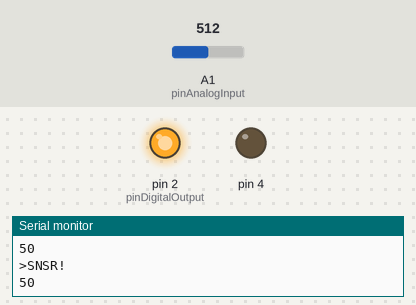
Bench run of a sketch on a simulated Arduino Uno, built with avr-gcc and run on an emulated ATmega328P. Shown: output pins drawn as LEDs (lit = HIGH), the last lines printed to the serial monitor. The test bench sets the inputs (shaded band); at power-on: A1 (pinAnalogInput) = 512.

Above: at 4.8 s.
4.9 s: A1 (pinAnalogInput) set to 907
7.9 s: A1 (pinAnalogInput) set to 927
At 8.9 s:
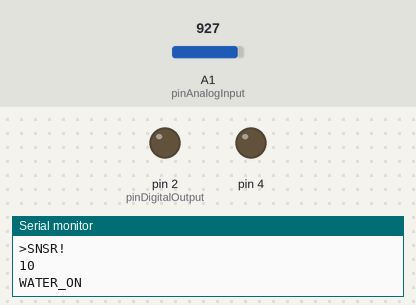
10.9 s: A1 (pinAnalogInput) set to 120
13.9 s: A1 (pinAnalogInput) set to 106
At 14.7 s:
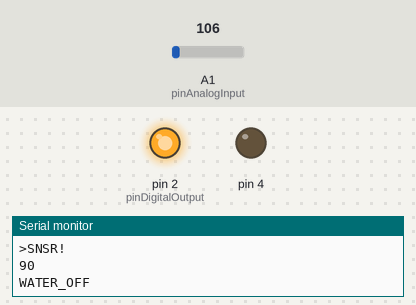
16.9 s: A1 (pinAnalogInput) set to 1023
At 18.9 s:
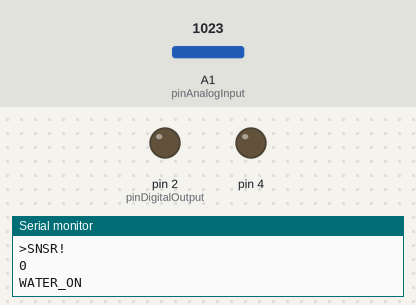
Timing chart, 0 to 20.4 s (numbered marks = the images above; inputs shaded):
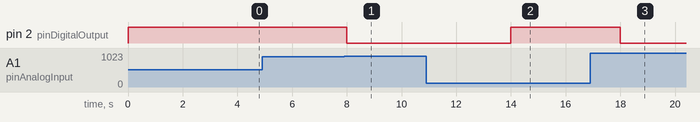

The sketch:

regadorEth.ino
```cpp
#include <EtherCard.h>


static byte myMac[] = { 0xDD, 0xDD, 0xDD, 0x00, 0x01, 0x05 };
//static byte myMac[] = { 0x0A, 0xDD, 0xDD, 0x00, 0x01, 0x05 }; //MAC-ROUTER
static byte myIp[] = { 192, 168, 1, 177 };
byte Ethernet::buffer[1500];
boolean weHaveToSendResponse=false;


typedef struct SensorPlanta {
  int pinAnalogInput;
  int pinDigitalOutput;
  int humedadMin;                     //Start the water bomb.
  int humedadMax;                     //Stop the water bomb.
  boolean estamosRegando;             //Status of Digital Output
  int humedadActual;
};
//Creo mi estructura global tipo "SensorPlanta" llamada jazmin.
SensorPlanta jazmin;


const char* redColor = "'#DA0000'";
const char* greenColor = "'#009951'";
const int delayCheckSensor = 2000;      //in miliseconds
const int maxAnalogValue= 1023;         //From 0 to 1023.
const int maxHumedadValue=100;


//Defino en que pin tengo la entrada analogica.
//A0=Potenciometro, A1=SNR_HUM.
#define OUTPUT_ANALOG_JAZMIN A1


//El modulo de Relay funciona invertido.
//con un LOW, ENCIENDE... y con un HIGH apaga
//podemos parametrizarlo desde aca...!
#define OUTPUT_START_WATER LOW
#define OUTPUT_STOP_WATER HIGH


void setup() {

  Serial.begin(9600);

  if (!ether.begin(sizeof Ethernet::buffer, myMac, 10)) {
    Serial.println("ETH_ERROR");
  }
  else {
    Serial.println("ETH OK!");
  }

  if (!ether.staticSetup(myIp)) {
    Serial.println("ETH_ERROR");
  }

  initVarsForJazmin();


  //Me genero un GND para el SNR_HUM
  pinMode(4,OUTPUT);
  digitalWrite(4,LOW);
}


void loop()
{
  //loopInput();
  //loopOutput();


  checkJazminDelayAndDo();
  checkIncomingTcpPacket();
  sendResponse();
}


static word showWebRegador ()
{
  //"<title>Regador</title>"
  //"<meta http-equiv='refresh' content='2'>"
  //"<h4>TDC 2C2018</h4>"

  #define HTML_RESPONSE  "<!DOCTYPE html>" \
                          "<html><head>" \
                          "<title>TDC</title>" \
                          "<meta http-equiv='refresh' content='4'>" \
                          "</head>" \
                          "<body><div style='text-align:center;'>" \
                          "" \
                          "<table style='margin-left: auto; margin-right: auto;' border='1'>" \
                          "<tbody>" \
                          "<tr>" \
                          "<td bgcolor='DBDBDB' width='30%'></td>" \
                          "<td bgcolor='DBDBDB' width='70%'>TDC 2C2018</td>" \
                          "</tr>" \
                          "<tr>" \
                          "<td bgcolor=$S>" \
                          "<p>$S</p>" \
                          "<p>" \
                          "<a href='./?status=00&'><input type='button' value='OFF'></a>" \
                          "<a href='./?status=01&'><input type='button' value='ON'></a>" \
                          "</p>" \
                          "</td>" \
                          "<td>Humedad Actual: $D %" \
                          "<p><progress value='$D' max='100'></progress></p>" \
                          "</td>" \
                          "</tr>" \
                          "<tr>" \
                          "<td colspan='2' bgcolor='DBDBDB'><em>Cambiar Parametros de Riego: (Humedad)</em></td>" \
                          "</tr>" \
                          "<tr>" \
                          "<td>" \
                          "<p>Comenzar Riego:</p>" \
                          "<p>Actual: $D</p>" \
                          "</td>" \
                          "<td>" \
                          "<div class='slidecontainer'>" \
                          "<p><input id='iHumMin' class='slider' max='100' min='10' type='range'/></p>" \
                          "<p> <span id='sHumMin'></span> %</p>" \
                          "</div>" \
                          "</td>" \
                          "</tr>" \
                          "<tr>" \
                          "<td>" \
                          "<p>Detener Riego:</p>" \
                          "<p>Actual: $D</p>" \
                          "</td>" \
                          "<td>" \
                          "<div class='slidecontainer'>" \
                          "<p><input id='iHumMax' class='slider' max='100' min='10' type='range'/></p>" \
                          "<p> <span id='sHumMax'></span> %</p>" \
                          "</div>" \
                          "</td>" \
                          "</tr>" \
                          "<tr>" \
                          "<td colspan='2'>" \
                          "<a href='#' onclick='hum();'><input type='button' value='SAVE'></a>" \
                          "</td>" \
                          "</tr>" \
                          "</tbody>" \
                          "</table>" \
                          "</div>" \
                          "<script>" \
                          "iHumMin.oninput=function(){sHumMin.innerHTML=this.value;}\n" \
                          "iHumMax.oninput=function(){sHumMax.innerHTML=this.value;}\n" \
                          "function hum(){document.location.href='./?humMin='+iHumMin.value+'&humMax='+iHumMax.value+'&'};" \
                          "</script>" \
                          "</body></html>"


  //Color (ROJO,VERDE) -string
  //Estado (ON_OFF) -string
  //Nivel_humedad (1-100) -numero
  //Nivel_humedad (1-100) -numero
  //Umbral_comenzar_riego - numero
  //Umbral_detener_riego - numero

  BufferFiller bfill = ether.tcpOffset();
  bfill.emit_p(PSTR
                    (HTML_RESPONSE),
                    GET_HTML_COLOR(),
                    GET_HTML_STATUS(),
                    jazmin.humedadActual,
                    jazmin.humedadActual,
                    jazmin.humedadMin,
                    jazmin.humedadMax
                    );
  return bfill.position();
}


void initVarsForJazmin (){
  jazmin.pinAnalogInput=OUTPUT_ANALOG_JAZMIN;
  jazmin.pinDigitalOutput=2;
  jazmin.humedadMin=10;
  jazmin.humedadMax=90;
  jazmin.humedadActual=50;

  pinMode(jazmin.pinAnalogInput, INPUT);
  pinMode(jazmin.pinDigitalOutput, OUTPUT);


  //We make this to call stop Water (the first time)!.
  jazmin.estamosRegando=true;
  stopWater();
}


void readJazminHumedad () {
  // Leo la entrada analogica correspondiente, y le adapto el rango.
  // Rango Analogico: [0-1023] -->> Rango Humedad: [0-100]
  jazmin.humedadActual=(int) (( ((double) analogRead(jazmin.pinAnalogInput)) / maxAnalogValue)* maxHumedadValue );

  //Hay una pequeña observacion.... El sensor de humedad funciona asi:
  //0=HUMEDAD_MAXIMA -->> 100=TOTALMENTE SECO.
  //Por lo tanto tengo que adaptar la escala de lectura al reves....
  jazmin.humedadActual = maxHumedadValue - jazmin.humedadActual;


  Serial.println(jazmin.humedadActual);
}


void checkJazminDelayAndDo () {
  static long currentJazminTime;

  if (millis() - currentJazminTime >= delayCheckSensor) {
    Serial.println(">SNSR!");

    readJazminHumedad();
    checkHumedadLevelAndStartStopOutput();
    currentJazminTime = millis();           //Set the new value.
  }
}


void checkHumedadLevelAndStartStopOutput () {
  if ( jazmin.humedadActual <= jazmin.humedadMin ) {
    startWater();
  }
  if ( jazmin.humedadActual >= jazmin.humedadMax ) {
    stopWater();
  }
}


char* GET_HTML_COLOR() {
  if(jazmin.estamosRegando) {
    return greenColor;
  }else {
    return redColor;
  }
}


char* GET_HTML_STATUS() {
  if(jazmin.estamosRegando) {
    return "ON";
  }else {
    return "OFF";
  }
}


void checkIncomingTcpPacket()
{
  word len = ether.packetReceive();
  word pos = ether.packetLoop(len);

  if (pos)
  {
    weHaveToSendResponse=true;
    char* incomingTcpPacket = (char *)Ethernet::buffer + pos;

    Serial.println(incomingTcpPacket);

    #define GET_HEADER "GET /?"
    #define GET_TOKEN_AND "&"
    #define GET_STATUS "status"                   //=01 (two digits)
    #define GET_HUM_MIN "humMin"                  //=99 (two digits)
    #define GET_HUM_MAX "humMax"                  //=99 (two digits)
    #define GET_TOKEN_LENGHT 6                    //lenght of GET_STATUS, GET_HUM_MIN, GET_HUM_MAX
    #define GET_HEADER_LENGHT 6                   //lenght of GET_HEADER
    #define GET_TOKEN_VALUE 2                     //maximun number value of GET_STATUS, GET_HUM_MIN, GET_HUM_MAX
    //We wait for: "GET /?status=01" or "GET /?HUM_MIN=XX&HUM_MAX=YY" values.

    if ( strstr(incomingTcpPacket, GET_HEADER) != 0) {
      incomingTcpPacket = incomingTcpPacket + GET_HEADER_LENGHT;
      char* nextToken = strstr( incomingTcpPacket, GET_TOKEN_AND );

      while (nextToken != 0) {
        incomingTcpPacket[ GET_TOKEN_LENGHT ]='\0';
        char key[ GET_TOKEN_LENGHT ];
        strcpy(key, incomingTcpPacket);
        incomingTcpPacket = incomingTcpPacket + GET_TOKEN_LENGHT +1;

        incomingTcpPacket[ GET_TOKEN_VALUE ]='\0';
        char value[ GET_TOKEN_VALUE ];
        strcpy(value, incomingTcpPacket);
        incomingTcpPacket = incomingTcpPacket + GET_TOKEN_VALUE +1;

        Serial.println(key);
        Serial.println(value);

        //Estan queriendo forzar el ON/OFF?
        if ( strcmp( key, GET_STATUS ) ==0 ){
          if ( strcmp( value, "01" ) ==0 ) {
            startWater();
          }else {
            stopWater();
          }
        }

        //Quieren modificar el minimo de humedad?
        if ( strcmp( key, GET_HUM_MIN ) ==0 ){
          jazmin.humedadMin = atoi(value);
        }

        //Quieren modificar el maximo de humedad?
        if ( strcmp( key, GET_HUM_MAX ) ==0 ){
          jazmin.humedadMax = atoi(value);
        }

        nextToken = strstr( incomingTcpPacket, GET_TOKEN_AND );
      }


    }
  }
}


void sendResponse()
{
  if (weHaveToSendResponse)
  {
    weHaveToSendResponse=false;
    ether.httpServerReply(showWebRegador());
  }
}


void startWater () {
  if (!jazmin.estamosRegando) {
    Serial.println("WATER_ON");
    jazmin.estamosRegando=true;
    digitalWrite(jazmin.pinDigitalOutput, OUTPUT_START_WATER);
  }
}


void stopWater () {
  if (jazmin.estamosRegando) {
    Serial.println("WATER_OFF");
    jazmin.estamosRegando=false;
    digitalWrite(jazmin.pinDigitalOutput, OUTPUT_STOP_WATER);
  }
}


//void loopInput()
//{
//  // wait for an incoming TCP packet, but ignore its contents
//  if (ether.packetLoop(ether.packetReceive()))
//  {
//    ether.httpServerReply(showWebInputStatus());
//  }
//}
//
//
//
//void loopOutput()
//{
//  word len = ether.packetReceive();
//  word pos = ether.packetLoop(len);
//
//  if (pos)
//  {
//    if (strstr((char *)Ethernet::buffer + pos, "GET /?data1=0") != 0) {
//      Serial.println("Led1 OFF");
//      digitalWrite(pinLed1, LOW);
//      statusLed1 = "OFF";
//    }
//
//    if (strstr((char *)Ethernet::buffer + pos, "GET /?data1=1") != 0) {
//      Serial.println("Led1 ON");
//      digitalWrite(pinLed1, HIGH);
//      statusLed1 = "ON";
//    }
//
//    if (strstr((char *)Ethernet::buffer + pos, "GET /?data2=0") != 0) {
//      Serial.println("Led2 OFF recieved");
//      digitalWrite(pinLed2, LOW);
//      statusLed2 = "OFF";
//    }
//
//    if (strstr((char *)Ethernet::buffer + pos, "GET /?data2=1") != 0) {
//      Serial.println("Led2 ON");
//      digitalWrite(pinLed2, HIGH);
//      statusLed2 = "ON";
//    }
//
//
//    ether.httpServerReply(showWebOutputs());
//  }
//}
//
//
//
//static word showWebInputStatus()
//{
//  BufferFiller bfill = ether.tcpOffset();
//  //   bfill.emit_p(PSTR("HTTP/1.0 200 OKrn"
//  //      "Content-Type: text/htmlrnPragma: no-cachernRefresh: 5rnrn"
//  //      "<html><head><title>Luis Llamas</title></head>"
//  //      "<body>"
//  //      "<div style='text-align:center;'>"
//  //      "<h1>Entradas digitales</h1>"
//  //      "</body></html>"));
//
//  bfill.emit_p(PSTR("<!DOCTYPE html>"
//                    "<html><head><title>INPUT STATUS</title></head>"
//                    "<body>"
//                    "<div style='text-align:center;'>"
//                    "<h1>Entradas digitales</h1>"
//                    "Tiempo transcurrido : $L s"
//                    "<br /><br />D00: $D"
//                    "<br /><br />D01: $D"
//                    "<br /><br />D02: $D"
//                    "<br /><br />D03: $D"
//                    "<br /><br />D04: $D"
//                    "<br /><br />D05: $D"
//                    "<br /><br />D06: $D"
//                    "<br /><br />D07: $D"
//                    "<br /><br />D08: $D"
//                    "<br /><br />D09: $D"
//                    "<br /><br />D10: $D"
//                    "<br /><br />D11: $D"
//                    "<br /><br />D12: $D"
//                    "<br /><br />D13: $D"
//
//                    "<h1>Entradas analogicas</h1>"
//                    "<br /><br />AN0: $D"
//                    "<br /><br />AN1: $D"
//                    "<br /><br />AN2: $D"
//                    "<br /><br />AN3: $D"
//                    "<br /><br />AN4: $D"
//                    "<br /><br />AN5: $D"
//                    "<br /><br />AN6: $D"
//                    "<br /><br />"
//                    "</body></html>"),
//               millis() / 1000,
//               digitalRead(0),
//               digitalRead(1),
//               digitalRead(2),
//               digitalRead(3),
//               digitalRead(4),
//               digitalRead(5),
//               digitalRead(6),
//               digitalRead(7),
//               digitalRead(8),
//               digitalRead(9),
//               digitalRead(10),
//               digitalRead(11),
//               digitalRead(12),
//               digitalRead(13),
//               analogRead(0),
//               analogRead(1),
//               analogRead(2),
//               analogRead(3),
//               analogRead(4),
//               analogRead(5),
//               analogRead(6));
//
//  return bfill.position();
//}
//
//
//
//static word showWebOutputs()
//{
//  BufferFiller bfill = ether.tcpOffset();
//  bfill.emit_p(PSTR("HTTP/1.0 200 OK\r\n"
//                    "Content-Type: text/html\r\nPragma: no-cachernRefresh: 5\r\n\r\n"
//                    "<html><head><title>OUTPUT STATUS</title></head>"
//                    "<body>"
//                    "<div style='text-align:center;'>"
//                    "<h1>Salidas digitales</h1>"
//                    "<br /><br />Estado LED 1 = $S<br />"
//                    "<a href='./?data1=0'><input type='button' value='OFF'></a>"
//                    "<a href='./?data1=1'><input type='button' value='ON'></a>"
//                    "<br /><br />Estado LED 2 = $S<br />"
//                    "<a href='./?data2=0'><input type='button' value='OFF'></a>"
//                    "<a href='./?data2=1'><input type='button' value='ON'></a>"
//                    "<br /></div>\n</body></html>"), statusLed1, statusLed2);
//
//  return bfill.position();
//}
```

Measured:
- the behaviour switches between 920 and 921 on A1 (pinAnalogInput) (found by bisection; images 0 and 1)
- the behaviour switches between 113 and 112 on A1 (pinAnalogInput) (found by bisection; images 1 and 2)
- after the input at 7.9 s, pin 2 (pinDigitalOutput): HIGH → LOW after 0.10 s
- after the input at 13.9 s, pin 2 (pinDigitalOutput): LOW → HIGH after 0.10 s
- after the input at 16.9 s, pin 2 (pinDigitalOutput): HIGH → LOW after 1.1 s
